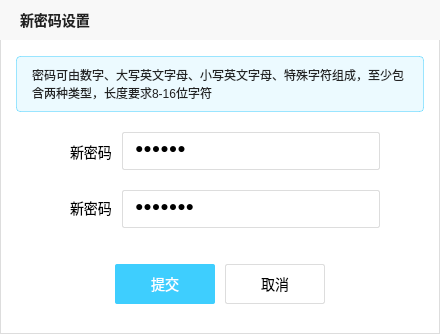
<?xml version="1.0" encoding="UTF-8"?>
<ui version="4.0">
 <class>NewPasswordDialog</class>
 <widget class="QWidget" name="NewPasswordDialog">
  <property name="geometry">
   <rect>
    <x>0</x>
    <y>0</y>
    <width>440</width>
    <height>334</height>
   </rect>
  </property>
  <property name="windowTitle">
   <string>Form</string>
  </property>
  <property name="styleSheet">
   <string notr="true">#NewPasswordDialog{
 background-color: #FFFFFF;
 border : 1px solid #DDDDDD;
}
QLineEdit {
 background-color: transparent;
 border: 1px solid #DDDDDD;
 border-radius: 2px;
 padding-left: 10px;
}
*{
 font-family: 微软雅⿊;
 font-size: 14px;
}</string>
  </property>
  <widget class="QLabel" name="titleLabel">
   <property name="geometry">
    <rect>
     <x>0</x>
     <y>0</y>
     <width>440</width>
     <height>40</height>
    </rect>
   </property>
   <property name="styleSheet">
    <string notr="true">#titleLabel{
 background-color: #F8F8F8;
 padding-left: 16px;
 color: #222222;
 font-weight: bold;
}</string>
   </property>
   <property name="text">
    <string>新密码设置</string>
   </property>
  </widget>
  <widget class="QLabel" name="tipLabel">
   <property name="geometry">
    <rect>
     <x>16</x>
     <y>56</y>
     <width>408</width>
     <height>56</height>
    </rect>
   </property>
   <property name="styleSheet">
    <string notr="true">#tipLabel{
 background-color: rgba(62, 206, 254, 0.10);
 border: 1px solid rgba(62, 206, 254, 0.50);
 border-radius: 4px;
 font-size: 12px;
 color: #222222;
 padding: 10px 12px 10px 12px;
}</string>
   </property>
   <property name="text">
    <string>密码可由数字、⼤写英⽂字⺟、⼩写英⽂字⺟、特殊字符组成，⾄少包含两种类型，⻓度要求8-16位字符</string>
   </property>
   <property name="wordWrap">
    <bool>true</bool>
   </property>
  </widget>
  <widget class="QLabel" name="newPasswordLabel1">
   <property name="geometry">
    <rect>
     <x>70</x>
     <y>142</y>
     <width>46</width>
     <height>19</height>
    </rect>
   </property>
   <property name="text">
    <string>新密码</string>
   </property>
  </widget>
  <widget class="QLineEdit" name="passwordEdit1">
   <property name="geometry">
    <rect>
     <x>122</x>
     <y>132</y>
     <width>258</width>
     <height>38</height>
    </rect>
   </property>
   <property name="text">
    <string>请输入新密码</string>
   </property>
   <property name="echoMode">
    <enum>QLineEdit::EchoMode::Password</enum>
   </property>
  </widget>
  <widget class="QLabel" name="newPasswordLabel2">
   <property name="geometry">
    <rect>
     <x>70</x>
     <y>198</y>
     <width>46</width>
     <height>19</height>
    </rect>
   </property>
   <property name="text">
    <string>新密码</string>
   </property>
  </widget>
  <widget class="QLineEdit" name="passwordEdit2">
   <property name="geometry">
    <rect>
     <x>122</x>
     <y>190</y>
     <width>258</width>
     <height>38</height>
    </rect>
   </property>
   <property name="text">
    <string>再次输入新密码</string>
   </property>
   <property name="frame">
    <bool>true</bool>
   </property>
   <property name="echoMode">
    <enum>QLineEdit::EchoMode::Password</enum>
   </property>
  </widget>
  <widget class="QLabel" name="messageLabel">
   <property name="geometry">
    <rect>
     <x>80</x>
     <y>235</y>
     <width>281</width>
     <height>19</height>
    </rect>
   </property>
   <property name="styleSheet">
    <string notr="true">#messageLabel {
 font-size: 12px;
 color: red;
}
</string>
   </property>
   <property name="text">
    <string/>
   </property>
  </widget>
  <widget class="QPushButton" name="submitBtn">
   <property name="geometry">
    <rect>
     <x>115</x>
     <y>264</y>
     <width>100</width>
     <height>40</height>
    </rect>
   </property>
   <property name="styleSheet">
    <string notr="true">#submitBtn{
 background-color: #3ECEFE;
 border: none;
 border-radius: 2px;
 color: #FFFFFF;
 font-size: 14px;
}
</string>
   </property>
   <property name="text">
    <string>提交</string>
   </property>
  </widget>
  <widget class="QPushButton" name="cancelBtn">
   <property name="geometry">
    <rect>
     <x>225</x>
     <y>264</y>
     <width>100</width>
     <height>40</height>
    </rect>
   </property>
   <property name="styleSheet">
    <string notr="true">#cancelBtn{
 background-color: #fff;
 border: 1px solid #DDDDDD;
 border-radius: 2px;
 font-size: 14px;
}
</string>
   </property>
   <property name="text">
    <string>取消</string>
   </property>
  </widget>
 </widget>
 <resources/>
 <connections/>
</ui>
